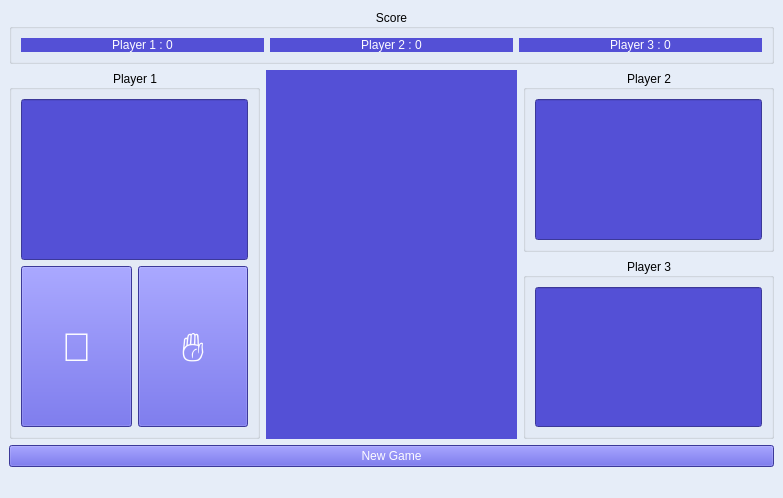
<?xml version="1.0" encoding="UTF-8"?>
<ui version="4.0">
 <class>MainWindow</class>
 <widget class="QMainWindow" name="MainWindow">
  <property name="geometry">
   <rect>
    <x>0</x>
    <y>0</y>
    <width>783</width>
    <height>498</height>
   </rect>
  </property>
  <property name="windowTitle">
   <string>Palam-Polom-Pilish</string>
  </property>
  <property name="styleSheet">
   <string notr="true">background-color: rgb(230, 237, 248);</string>
  </property>
  <widget class="QWidget" name="centralwidget">
   <layout class="QVBoxLayout" name="verticalLayout_10">
    <item>
     <widget class="QGroupBox" name="groupBox">
      <property name="sizePolicy">
       <sizepolicy hsizetype="Preferred" vsizetype="Maximum">
        <horstretch>0</horstretch>
        <verstretch>0</verstretch>
       </sizepolicy>
      </property>
      <property name="styleSheet">
       <string notr="true"/>
      </property>
      <property name="title">
       <string>Score</string>
      </property>
      <property name="alignment">
       <set>Qt::AlignCenter</set>
      </property>
      <layout class="QHBoxLayout" name="horizontalLayout_2">
       <item>
        <widget class="QLabel" name="player1_score">
         <property name="styleSheet">
          <string notr="true">background-color: rgb(84, 80, 214);
color: rgb(253, 252, 255);</string>
         </property>
         <property name="text">
          <string>Player 1 : 0</string>
         </property>
         <property name="alignment">
          <set>Qt::AlignCenter</set>
         </property>
        </widget>
       </item>
       <item>
        <widget class="QLabel" name="player2_score">
         <property name="styleSheet">
          <string notr="true">background-color: rgb(84, 80, 214);
color: rgb(253, 252, 255);</string>
         </property>
         <property name="text">
          <string>Player 2 : 0</string>
         </property>
         <property name="alignment">
          <set>Qt::AlignCenter</set>
         </property>
        </widget>
       </item>
       <item>
        <widget class="QLabel" name="player3_score">
         <property name="styleSheet">
          <string notr="true">background-color: rgb(84, 80, 214);
color: rgb(253, 252, 255);</string>
         </property>
         <property name="text">
          <string>Player 3 : 0</string>
         </property>
         <property name="alignment">
          <set>Qt::AlignCenter</set>
         </property>
        </widget>
       </item>
      </layout>
     </widget>
    </item>
    <item>
     <layout class="QHBoxLayout" name="horizontalLayout_3">
      <item>
       <widget class="QGroupBox" name="groupBox_2">
        <property name="title">
         <string>Player 1</string>
        </property>
        <property name="alignment">
         <set>Qt::AlignCenter</set>
        </property>
        <layout class="QVBoxLayout" name="verticalLayout_6">
         <item>
          <layout class="QVBoxLayout" name="verticalLayout">
           <item>
            <widget class="QLineEdit" name="textbox_1">
             <property name="sizePolicy">
              <sizepolicy hsizetype="Expanding" vsizetype="Preferred">
               <horstretch>0</horstretch>
               <verstretch>0</verstretch>
              </sizepolicy>
             </property>
             <property name="font">
              <font>
               <pointsize>18</pointsize>
              </font>
             </property>
             <property name="styleSheet">
              <string notr="true">background-color: rgb(84, 80, 214);
color: rgb(253, 252, 255);</string>
             </property>
             <property name="text">
              <string/>
             </property>
             <property name="alignment">
              <set>Qt::AlignCenter</set>
             </property>
             <property name="readOnly">
              <bool>true</bool>
             </property>
            </widget>
           </item>
           <item>
            <layout class="QHBoxLayout" name="horizontalLayout">
             <item>
              <widget class="QPushButton" name="hand_btn1">
               <property name="sizePolicy">
                <sizepolicy hsizetype="Minimum" vsizetype="Preferred">
                 <horstretch>0</horstretch>
                 <verstretch>0</verstretch>
                </sizepolicy>
               </property>
               <property name="font">
                <font>
                 <pointsize>30</pointsize>
                </font>
               </property>
               <property name="styleSheet">
                <string notr="true">background-color: rgb(84, 80, 214);
color: rgb(253, 252, 255);</string>
               </property>
               <property name="text">
                <string>🤚</string>
               </property>
              </widget>
             </item>
             <item>
              <widget class="QPushButton" name="hand_btn2">
               <property name="sizePolicy">
                <sizepolicy hsizetype="Minimum" vsizetype="Preferred">
                 <horstretch>0</horstretch>
                 <verstretch>0</verstretch>
                </sizepolicy>
               </property>
               <property name="font">
                <font>
                 <pointsize>30</pointsize>
                </font>
               </property>
               <property name="styleSheet">
                <string notr="true">background-color: rgb(84, 80, 214);
color: rgb(253, 252, 255);</string>
               </property>
               <property name="text">
                <string>✋</string>
               </property>
              </widget>
             </item>
            </layout>
           </item>
          </layout>
         </item>
        </layout>
       </widget>
      </item>
      <item>
       <layout class="QVBoxLayout" name="verticalLayout_2">
        <item>
         <widget class="QLabel" name="check_label">
          <property name="sizePolicy">
           <sizepolicy hsizetype="Expanding" vsizetype="Preferred">
            <horstretch>0</horstretch>
            <verstretch>0</verstretch>
           </sizepolicy>
          </property>
          <property name="font">
           <font>
            <pointsize>18</pointsize>
           </font>
          </property>
          <property name="styleSheet">
           <string notr="true">background-color: rgb(84, 80, 214);
color: rgb(253, 252, 255);</string>
          </property>
          <property name="text">
           <string/>
          </property>
          <property name="alignment">
           <set>Qt::AlignCenter</set>
          </property>
         </widget>
        </item>
       </layout>
      </item>
      <item>
       <layout class="QVBoxLayout" name="verticalLayout_9">
        <item>
         <widget class="QGroupBox" name="groupBox_3">
          <property name="title">
           <string>Player 2</string>
          </property>
          <property name="alignment">
           <set>Qt::AlignCenter</set>
          </property>
          <layout class="QVBoxLayout" name="verticalLayout_7">
           <item>
            <widget class="QLineEdit" name="textbox_2">
             <property name="sizePolicy">
              <sizepolicy hsizetype="Expanding" vsizetype="Preferred">
               <horstretch>0</horstretch>
               <verstretch>0</verstretch>
              </sizepolicy>
             </property>
             <property name="font">
              <font>
               <pointsize>18</pointsize>
              </font>
             </property>
             <property name="styleSheet">
              <string notr="true">background-color: rgb(84, 80, 214);
color: rgb(253, 252, 255);</string>
             </property>
             <property name="text">
              <string/>
             </property>
             <property name="alignment">
              <set>Qt::AlignCenter</set>
             </property>
             <property name="readOnly">
              <bool>true</bool>
             </property>
            </widget>
           </item>
          </layout>
         </widget>
        </item>
        <item>
         <widget class="QGroupBox" name="groupBox_4">
          <property name="title">
           <string>Player 3</string>
          </property>
          <property name="alignment">
           <set>Qt::AlignCenter</set>
          </property>
          <layout class="QVBoxLayout" name="verticalLayout_8">
           <item>
            <widget class="QLineEdit" name="textbox_3">
             <property name="sizePolicy">
              <sizepolicy hsizetype="Expanding" vsizetype="Preferred">
               <horstretch>0</horstretch>
               <verstretch>0</verstretch>
              </sizepolicy>
             </property>
             <property name="font">
              <font>
               <pointsize>18</pointsize>
              </font>
             </property>
             <property name="styleSheet">
              <string notr="true">background-color: rgb(84, 80, 214);
color: rgb(253, 252, 255);</string>
             </property>
             <property name="text">
              <string/>
             </property>
             <property name="alignment">
              <set>Qt::AlignCenter</set>
             </property>
             <property name="readOnly">
              <bool>true</bool>
             </property>
            </widget>
           </item>
          </layout>
         </widget>
        </item>
       </layout>
      </item>
     </layout>
    </item>
    <item>
     <widget class="QPushButton" name="newgame_btn">
      <property name="styleSheet">
       <string notr="true">background-color: rgb(84, 80, 214);
color: rgb(253, 252, 255);</string>
      </property>
      <property name="text">
       <string>New Game</string>
      </property>
     </widget>
    </item>
   </layout>
  </widget>
  <widget class="QMenuBar" name="menubar">
   <property name="geometry">
    <rect>
     <x>0</x>
     <y>0</y>
     <width>783</width>
     <height>22</height>
    </rect>
   </property>
  </widget>
  <widget class="QStatusBar" name="statusbar"/>
 </widget>
 <resources/>
 <connections/>
</ui>
